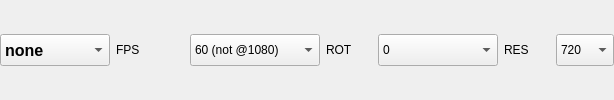
            <widget class="QWidget" name="horizontalWidget11" native="true">
             <property name="sizePolicy">
              <sizepolicy hsizetype="Expanding" vsizetype="Fixed">
               <horstretch>0</horstretch>
               <verstretch>0</verstretch>
              </sizepolicy>
             </property>
             <layout class="QHBoxLayout" name="horizontalLayout_19">
              <property name="spacing">
               <number>6</number>
              </property>
              <property name="leftMargin">
               <number>0</number>
              </property>
              <property name="topMargin">
               <number>0</number>
              </property>
              <property name="rightMargin">
               <number>0</number>
              </property>
              <property name="bottomMargin">
               <number>0</number>
              </property>
              <item>
               <widget class="QComboBox" name="comboBoxCam">
                <property name="sizePolicy">
                 <sizepolicy hsizetype="Fixed" vsizetype="Fixed">
                  <horstretch>0</horstretch>
                  <verstretch>0</verstretch>
                 </sizepolicy>
                </property>
                <property name="minimumSize">
                 <size>
                  <width>110</width>
                  <height>32</height>
                 </size>
                </property>
                <property name="maximumSize">
                 <size>
                  <width>110</width>
                  <height>32</height>
                 </size>
                </property>
                <property name="font">
                 <font>
                  <pointsize>12</pointsize>
                  <bold>true</bold>
                 </font>
                </property>
                <property name="styleSheet">
                 <string notr="true">QScrollBar { 
	width: 40px;
	background-color: rgba(85, 87, 83, 0.7);
}
QComboBox::item {
	padding-top: 6px;
	padding-bottom: 6px;
	height: 32px;
	min-height: 32px;
}
QComboBox::item:selected {
	background-color: rgb(78, 154, 6);
	padding-top: 6px;
	padding-bottom: 6px;
	height: 32px;
	min-height: 32px;
}</string>
                </property>
                <item>
                 <property name="text">
                  <string>none</string>
                 </property>
                </item>
                <item>
                 <property name="text">
                  <string>enabled</string>
                 </property>
                </item>
               </widget>
              </item>
              <item>
               <widget class="QLabel" name="label_33">
                <property name="sizePolicy">
                 <sizepolicy hsizetype="Fixed" vsizetype="Fixed">
                  <horstretch>0</horstretch>
                  <verstretch>0</verstretch>
                 </sizepolicy>
                </property>
                <property name="minimumSize">
                 <size>
                  <width>68</width>
                  <height>30</height>
                 </size>
                </property>
                <property name="maximumSize">
                 <size>
                  <width>68</width>
                  <height>30</height>
                 </size>
                </property>
                <property name="text">
                 <string>FPS</string>
                </property>
                <property name="alignment">
                 <set>Qt::AlignmentFlag::AlignLeading|Qt::AlignmentFlag::AlignLeft|Qt::AlignmentFlag::AlignVCenter</set>
                </property>
               </widget>
              </item>
              <item>
               <widget class="QComboBox" name="comboBoxFPS">
                <property name="sizePolicy">
                 <sizepolicy hsizetype="Fixed" vsizetype="Fixed">
                  <horstretch>0</horstretch>
                  <verstretch>0</verstretch>
                 </sizepolicy>
                </property>
                <property name="minimumSize">
                 <size>
                  <width>130</width>
                  <height>32</height>
                 </size>
                </property>
                <property name="maximumSize">
                 <size>
                  <width>130</width>
                  <height>32</height>
                 </size>
                </property>
                <property name="styleSheet">
                 <string notr="true">QScrollBar { 
	width: 40px;
	background-color: rgba(85, 87, 83, 0.7);
}
QComboBox::item {
	padding-top: 6px;
	padding-bottom: 6px;
	height: 32px;
	min-height: 32px;
}
QComboBox::item:selected {
	background-color: rgb(78, 154, 6);
	padding-top: 6px;
	padding-bottom: 6px;
	height: 32px;
	min-height: 32px;
}</string>
                </property>
                <property name="currentIndex">
                 <number>6</number>
                </property>
                <item>
                 <property name="text">
                  <string>5</string>
                 </property>
                </item>
                <item>
                 <property name="text">
                  <string>10</string>
                 </property>
                </item>
                <item>
                 <property name="text">
                  <string>15</string>
                 </property>
                </item>
                <item>
                 <property name="text">
                  <string>20</string>
                 </property>
                </item>
                <item>
                 <property name="text">
                  <string>24</string>
                 </property>
                </item>
                <item>
                 <property name="text">
                  <string>30</string>
                 </property>
                </item>
                <item>
                 <property name="text">
                  <string>60 (not @1080)</string>
                 </property>
                </item>
               </widget>
              </item>
              <item>
               <widget class="QLabel" name="label_30">
                <property name="sizePolicy">
                 <sizepolicy hsizetype="Fixed" vsizetype="Fixed">
                  <horstretch>0</horstretch>
                  <verstretch>0</verstretch>
                 </sizepolicy>
                </property>
                <property name="minimumSize">
                 <size>
                  <width>46</width>
                  <height>30</height>
                 </size>
                </property>
                <property name="maximumSize">
                 <size>
                  <width>46</width>
                  <height>30</height>
                 </size>
                </property>
                <property name="text">
                 <string>ROT</string>
                </property>
               </widget>
              </item>
              <item>
               <widget class="QComboBox" name="comboBoxRotation">
                <property name="sizePolicy">
                 <sizepolicy hsizetype="Fixed" vsizetype="Fixed">
                  <horstretch>0</horstretch>
                  <verstretch>0</verstretch>
                 </sizepolicy>
                </property>
                <property name="minimumSize">
                 <size>
                  <width>120</width>
                  <height>32</height>
                 </size>
                </property>
                <property name="maximumSize">
                 <size>
                  <width>120</width>
                  <height>32</height>
                 </size>
                </property>
                <property name="styleSheet">
                 <string notr="true">QScrollBar { 
	width: 40px;
	background-color: rgba(85, 87, 83, 0.7);
}
QComboBox::item {
	padding-top: 6px;
	padding-bottom: 6px;
	height: 32px;
	min-height: 32px;
}
QComboBox::item:selected {
	background-color: rgb(78, 154, 6);
	padding-top: 6px;
	padding-bottom: 6px;
	height: 32px;
	min-height: 32px;
}</string>
                </property>
                <item>
                 <property name="text">
                  <string>0</string>
                 </property>
                </item>
                <item>
                 <property name="text">
                  <string>90</string>
                 </property>
                </item>
                <item>
                 <property name="text">
                  <string>180</string>
                 </property>
                </item>
                <item>
                 <property name="text">
                  <string>270</string>
                 </property>
                </item>
               </widget>
              </item>
              <item>
               <widget class="QLabel" name="label_31">
                <property name="sizePolicy">
                 <sizepolicy hsizetype="Fixed" vsizetype="Fixed">
                  <horstretch>0</horstretch>
                  <verstretch>0</verstretch>
                 </sizepolicy>
                </property>
                <property name="minimumSize">
                 <size>
                  <width>46</width>
                  <height>30</height>
                 </size>
                </property>
                <property name="maximumSize">
                 <size>
                  <width>46</width>
                  <height>30</height>
                 </size>
                </property>
                <property name="text">
                 <string>RES</string>
                </property>
               </widget>
              </item>
              <item>
               <widget class="QComboBox" name="comboBoxResolution">
                <property name="sizePolicy">
                 <sizepolicy hsizetype="Expanding" vsizetype="Fixed">
                  <horstretch>0</horstretch>
                  <verstretch>0</verstretch>
                 </sizepolicy>
                </property>
                <property name="minimumSize">
                 <size>
                  <width>0</width>
                  <height>32</height>
                 </size>
                </property>
                <property name="maximumSize">
                 <size>
                  <width>16777215</width>
                  <height>32</height>
                 </size>
                </property>
                <property name="styleSheet">
                 <string notr="true">QScrollBar { 
	width: 40px;
	background-color: rgba(85, 87, 83, 0.7);
}
QComboBox::item {
	padding-top: 6px;
	padding-bottom: 6px;
	height: 32px;
	min-height: 32px;
}
QComboBox::item:selected {
	background-color: rgb(78, 154, 6);
	padding-top: 6px;
	padding-bottom: 6px;
	height: 32px;
	min-height: 32px;
}</string>
                </property>
                <property name="currentIndex">
                 <number>1</number>
                </property>
                <item>
                 <property name="text">
                  <string>480</string>
                 </property>
                </item>
                <item>
                 <property name="text">
                  <string>720</string>
                 </property>
                </item>
                <item>
                 <property name="text">
                  <string>1080</string>
                 </property>
                </item>
               </widget>
              </item>
             </layout>
            </widget>
